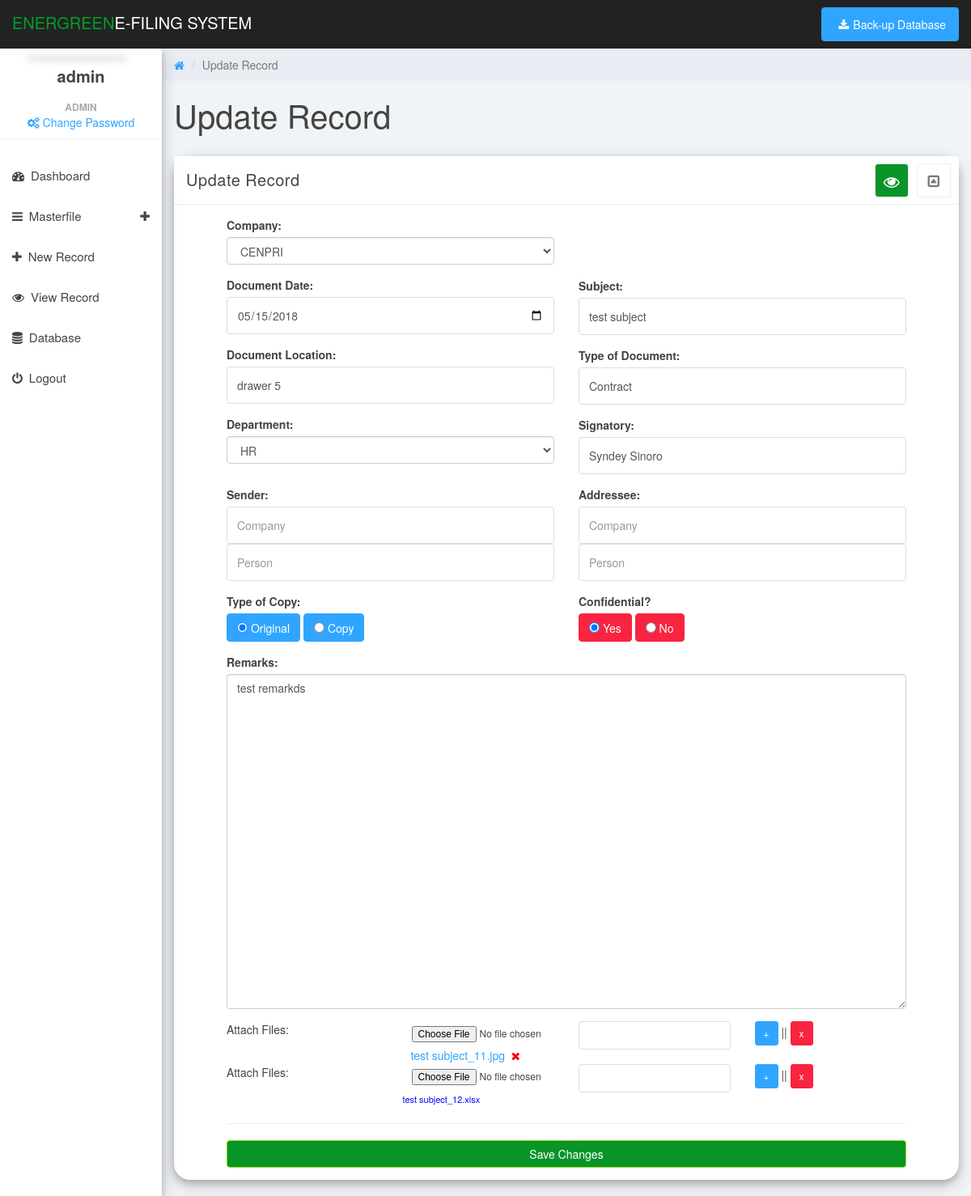
Page /newrecord_01-14-21.php?docid=1 (signed in) on the committed database.
### tables this page shows
CREATE TABLE IF NOT EXISTS `document_info` (
`document_id` int(11) NOT NULL,
  `type_id` int(11) NOT NULL,
  `user_id` int(11) NOT NULL,
  `company_id` int(11) NOT NULL DEFAULT '0',
  `department_id` int(11) NOT NULL,
  `logged_date` varchar(255) DEFAULT NULL,
  `document_date` varchar(255) DEFAULT NULL,
  `location_id` int(11) NOT NULL DEFAULT '0',
  `subject` text NOT NULL,
  `copy_type` varchar(100) DEFAULT NULL,
  `confidential` varchar(15) DEFAULT NULL,
  `sender_company` varchar(150) DEFAULT NULL,
  `sender_person` varchar(255) DEFAULT NULL,
  `addressee_company` varchar(150) DEFAULT NULL,
  `addressee_person` varchar(255) DEFAULT NULL,
  `addressee` varchar(255) DEFAULT NULL,
  `signatory` varchar(255) DEFAULT NULL,
  `remarks` text NOT NULL,
  `email_attach` int(11) NOT NULL DEFAULT '0',
  `email_sender` varchar(255) DEFAULT NULL
);

CREATE TABLE IF NOT EXISTS `company` (
`company_id` int(11) NOT NULL,
  `company_name` varchar(255) NOT NULL
);

CREATE TABLE IF NOT EXISTS `document_location` (
`location_id` int(11) NOT NULL,
  `location_name` varchar(255) DEFAULT NULL
);

CREATE TABLE IF NOT EXISTS `department` (
`department_id` int(11) NOT NULL,
  `department_name` varchar(100) DEFAULT NULL
);

CREATE TABLE IF NOT EXISTS `document_type` (
`type_id` int(11) NOT NULL,
  `type_name` varchar(100) DEFAULT NULL
);

CREATE TABLE IF NOT EXISTS `document_attach` (
`attach_id` int(11) NOT NULL,
  `document_id` int(11) NOT NULL,
  `attach_file` varchar(255) DEFAULT NULL,
  `attach_remarks` text NOT NULL
);

### newrecord_01-14-21.php (the view, shortened to what the rows shown need)
<?php
include('header.php');
include('functions/functions.php');
if(isset($_GET['docid'])) {
	$docid=$_GET['docid'];
	$get_details = $con->query("SELECT * FROM document_info WHERE document_id = '$docid'");
	$fetch_details = $get_details->fetch_array();
	$typeid=$fetch_details['type_id'];
    $locationid=$fetch_details['location_id'];
    $compid=$fetch_details['company_id'];
	$dept=$fetch_details['department_id'];
	$doctype=getInfo($con, 'type_name', 'document_type', 'type_id', $typeid);
    $docloc=getInfo($con, 'location_name', 'document_location', 'location_id', $locationid);
    $copytype=$fetch_details['copy_type'];
    $confidential=$fetch_details['confidential'];
    $query = mysqli_query($con,"SELECT * FROM document_info WHERE document_id = '$docid'");
}
else $docid=NULL;
?>
<link href="css/newrecord.css" rel="stylesheet">
<body>
    <div id="content">
    	<div class="col-sm-9 col-sm-offset-3 col-lg-10 col-lg-offset-2 main">
    		<div class="row">
    			<div class="col-lg-12">
    				<h1 class="page-header"><?php echo (isset($_GET['docid']) ? 'Update Record' : 'Add New Record'); ?></h1>
    			</div>
    		</div>
    		<div class="row">
    			<div class="col-md-12">
    				<div class="panel panel-default box-shadow">
    					<div class="panel-body">
    						<div class="row">
    							<form style="margin:0px 50px 0px 50px" id='myForm'>
    								<div class="col-lg-6">
                                        <div class="form-group label-floating">
                                            <label class="control-label">Company:</label>
                                            <?php if(!empty($_GET['company'])) { ?>
                                            <span style='color:green; font-size:18px; font-weight:bold'><?php echo getInfo($con, 'company_name', 'company', 'company_id', $_GET['company']); ?></span>
                                             <input type = "hidden" name = "company" id='company' value='<?php echo $_GET['company']; ?>'>
                                            <?php } else if(isset($_GET['docid'])){
                                               $get_comp = mysqli_query($con, "SELECT * FROM company ORDER BY company_name ASC"); ?>
                                               <select type="text" name = "company" id="company" class="form-control" style="width:100%" value = "">
                                                <?php while($fetch_comp = $get_comp->fetch_array()){ ?>
                                                    <option value="<?php echo $fetch_comp['company_id']; ?>" <?php echo (isset($_GET['docid']) ? (($fetch_comp['company_id']==$compid) ? ' selected' : '') : ''); ?>>
                                                        <?php echo $fetch_comp['company_name']; ?>
                                                    </option>
                                                <?php } ?>
                                                </select>
                                            <?php } ?>
                                        </div>
    									<div class="form-group label-floating">
    	                                    <label class="control-label">Document Date:</label>
    	                                    <input type="date" name = "doc_date" id="doc_date" class="form-control" style="width:100%" value="<?php echo (isset($_GET['docid']) ? $fetch_details['document_date'] : ''); ?>">
    	                                </div>
                                        <div class="form-group label-floating">
                                            <label class="control-label">Document Location:</label>
                                            <input type="text" autosuggest='off' name = "location" id="location" class="form-control" style="width:100%" value="<?php echo (isset($_GET['docid']) ? $docloc : ''); ?>"><span id="suggestion-location"></span>
                                        </div>
    	                                <?php $get_dept = mysqli_query($con, "SELECT * FROM department ORDER BY department_name ASC"); ?>
    	                                <div class="form-group label-floating ">
    	                                    <label class="control-label">Department:</label>
    	                                    <select type="text" name = "department" id="department" class="form-control" style="width:100%" value = "">
    	                                    <?php while($fetch_dept = $get_dept->fetch_array()){ ?>
    	                                    	<option value="<?php echo $fetch_dept['department_id']; ?>" <?php echo (isset($_GET['docid']) ? (($fetch_dept['department_id']==$dept) ? ' selected' : '') : ''); ?>>
    	                                    		<?php echo $fetch_dept['department_name']; ?>
    	                                    	</option>
    	                                    <?php } ?>
    	                                    </select>
    	                                </div>
    								</div>
    								<div class="col-lg-6">
    									<div class="form-group label-floating">
    	                                    <label class="control-label">Subject:</label>
    	                                    <input type="text" autocomplete=""  name = "subject" id="subject" class="form-control" style="width:100%"  value="<?php echo (isset($_GET['docid']) ? $fetch_details['subject'] : ''); ?>" >
    	                                </div>
                                        <div class="form-group label-floating">
                                            <label class="control-label">Type of Document:</label>
                                            <input type="text"  autosuggest='off' name = "doc_type" id="doc_type" class="form-control" style="width:100%" value="<?php echo (isset($_GET['docid']) ? $doctype : ''); ?>">
                                        </div>
    	                                <div class="form-group label-floating">
    	                                    <label class="control-label">Signatory:</label>
    	                                    <input type="text" name = "signatory" id="signatory" class="form-control" style="width:100%" value="<?php echo (isset($_GET['docid']) ? $fetch_details['signatory'] : ''); ?>">
    	                                </div>
    								</div>
                                    <div class="col-lg-6">
                                        <div class="form-group label-floating">
                                            <label class="btn btn-primary"><input type="radio" name = "copy_type" id="copy_type"  value="Original" <?php echo (isset($_GET['docid']) ? (($copytype=='Original') ? ' checked' : '') : ''); ?>> Original</label>
                                            <label class="btn btn-primary"><input type="radio" name = "copy_type" id="copy_type"  value="Copy" <?php echo (isset($_GET['docid']) ? (($copytype=='Copy') ? ' checked' : '') : ''); ?>> Copy</label>
                                        </div>
                                    </div>
                                    <div class="col-lg-6">
                                        <div class="form-group label-floating">
                                            <label class="btn btn-danger"><input type="radio" name = "confidential" id="confidential"  value="Yes" <?php echo (isset($_GET['docid']) ? (($confidential=='Yes') ? ' checked' : '') : ''); ?> onclick=check_confi();> Yes</label>
                                            <label class="btn btn-danger"><input type="radio" name = "confidential" id="confidential"  value="No" <?php echo (isset($_GET['docid']) ? (($confidential=='No') ? ' checked' : '') : ''); ?> onclick=check_confi();> No</label>
                                        </div>
                                    </div>
    								<div class="col-lg-12">
    									<div class="form-group label-floating">
    	                                    <label class="control-label">Remarks:</label>
    	                                    <textarea type="text" rows="20" name = "remarks" id="remarks" class="form-control" style="width:100%" ><?php echo (isset($_GET['docid']) ? $fetch_details['remarks'] : ''); ?></textarea>
    	                                </div>
    	                               <?php
    	                                    $sql2 = mysqli_query($con,"SELECT * FROM document_attach WHERE document_id = '$docid'");
    	                                    $row_num = $sql2->num_rows;
                                            $tmp_attach = $con->query("SELECT * FROM document_attach WHERE document_id = '$docid'");
                                            if($row_num==0) {
                                        ?>
                                <div id = "p_activity">
                                    <div class="row" >
                                        <div for="p_acti" class="col-lg-3">Attach Files:</div>
                                        <div class="col-lg-3">
                                            <input type="file" name="attach_file1" id="p_acti1" class="btn btn-sm btn-normal " style="width:100%">
                                        </div>
                                        <div class="col-lg-3">
                                            <input type="name" name="attach_name1" id="attach_name1" class="form-control" style="width:100%;height:35px;margin-bottom:5px;" placeholder="Remarks" >
                                            <input type = "hidden" value = "1" id = "counter" name = "counter">
                                        </div>
                                        <div class="col-lg-3">
                                            <a href="#" class="btn btn-primary btn-sm btn-fill" id="addActivity">+</a> ||
                                            <a href="#" class="btn btn-danger btn-sm btn-fill" id="remActivity">x</a>
                                        </div>
                                    </div>
                                      <input type = "hidden" value = "0" id = "attach_id1" name = "attach_id1">
                                    <div class = "row">
                                    	<div class = "col-lg-4"></div>
                                        <div class = "col-lg-6">
                                        	<div id='certBox1' class='acti'></div>
                                        </div>
                                    </div>
                                </div>
                                <?php } if($row_num>0) {
                                    $r=1;
                                    while($fetch_attach=$tmp_attach->fetch_array()) { ?>
                                    <div id = "p_activity"  >
                                    <div class="row" >
                                        <div for="p_acti" class="col-lg-3">Attach Files:</div>
                                        <div class="col-lg-3">
                                            <input type="file" name="attach_file<?php echo $r; ?>" id="p_acti<?php echo $r; ?>" class="btn btn-sm btn-normal " style="width:100%" >
                                                   <?php if(!empty($fetch_attach['attach_file'])){
                                                       $res = explode(".",$fetch_attach['attach_file']);
                                                       $ext_resume = $res[1];
                                                      if($ext_resume == 'png' || $ext_resume == 'jpg' || $ext_resume == 'jpeg' || $ext_resume == 'JPG' || $ext_resume == 'JPEG' || $ext_resume == 'PNG'){  ?>
                                                     <a name="upload/<?php echo $fetch_attach['attach_file']; ?>" style = "cursor:pointer;margin-left:10px"  id="bone<?php echo $r; ?>">
                                                      <?php echo (empty($docid) ? '' : $fetch_attach['attach_file']); ?>
                                                    </a> <a href="?deleteattach&attid=<?php echo $fetch_attach['attach_id']; ?>&docid=<?php echo $_GET['docid']; ?>" onclick="return confirm('Are you sure?');"  style="color:red; text-decoration: none">&nbsp<span class="fa fa-times"></span></a>
                                                    <?php } else { ?>
                                                        <a href="upload/<?php echo $fetch_attach['attach_file']; ?>"  class='display'>
                                                      <?php echo (empty($docid) ? '' : $fetch_attach['attach_file']); ?>
                                                       </a>
                                                    <?php }
                                                    } ?>
                                        </div>
                                        <div class="col-lg-3">
                                            <input type="name" name="attach_name<?php echo $r; ?>" id="attach_name<?php echo $r; ?>" class="form-control" style="width:100%;height:35px;margin-bottom:5px;" value="<?php echo $fetch_attach['attach_remarks']; ?>" >
                                        </div>
                                        <div class="col-lg-3">
                                            <a href="#" class="btn btn-primary btn-sm btn-fill" id="addActivity">+</a> ||
                                            <a href="#" class="btn btn-danger btn-sm btn-fill" id="remActivity">x</a>
                                        </div>
                                    </div>
                                    <div class = "row">
                                        <div class = "col-lg-4"></div>
                                        <div class = "col-lg-6">
                                        </div>
                                    </div>
                                </div>
                                    <?php
                                    $r++; } ?>
                                <?php } ?>
    								</div>
    							</form>
    						</div>
    					</div>
    				</div>
    			</div>
    		</div>
    	</div>
    </div>
</body>
</html>

### rows in the picture
document_info: company "CENPRI", doc_date "05/15/2018", location "drawer 5", department "HR", subject "test subject", doc_type "Contract", signatory "Syndey Sinoro", copy_type "☑ Original", copy_type "☐ Copy", confidential "☑ Yes", confidential "☐ No", remarks "test remarkds"
document_attach: attach_file "test subject_11.jpg"
document_attach: attach_file "test subject_12.xlsx"

### other values in the picture
$_SESSION['username'] "admin"
$_SESSION['fullname'] "ADMIN"
